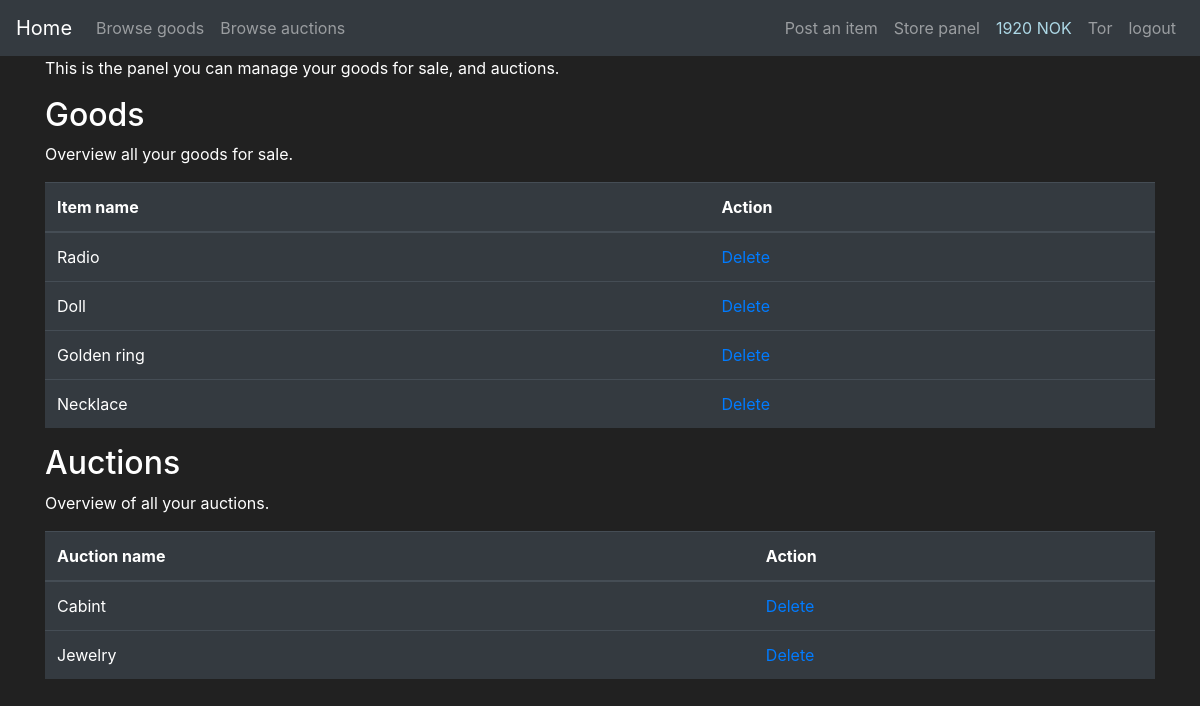
Before: /store_panel (signed in) with the older database file.
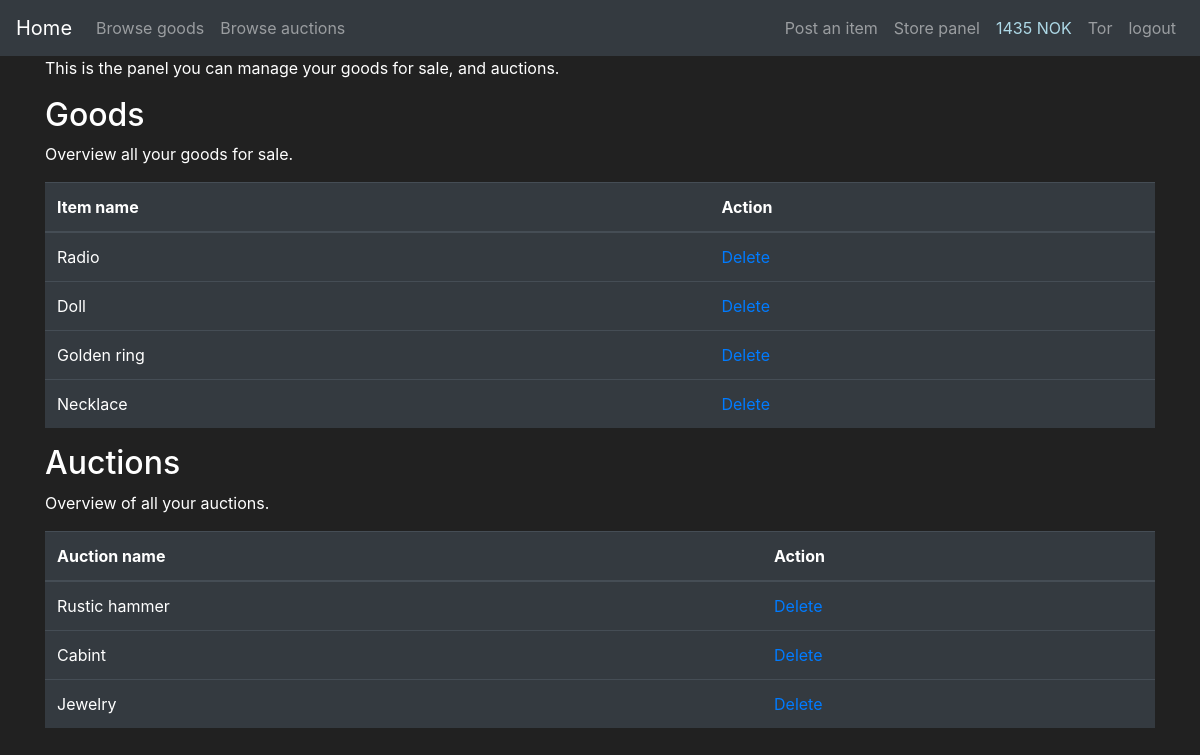
After: the same page with the newer database file.
### app_flask/models.py (models this page shows, shortened)
class User(db.Model, UserMixin):
    id = db.Column(db.Integer(), primary_key=True)
    username = db.Column(db.String(length=25), nullable=False, unique=True)
    email = db.Column(db.String(length=60), nullable=False, unique=True)
    password_hash = db.Column(db.String(length=60), nullable=False)
    profile_type = db.Column(db.Boolean(), nullable=False, default=False)
    cash = db.Column(db.Integer(), nullable=False, default=2000)
    date_created = db.Column(db.DateTime(), default=datetime.utcnow)
    goods = db.relationship('Goods', backref='goods_owned_by_user', lazy=True)
    store = db.relationship('Store', backref='store_owner', lazy=True)
    @property
    def password(self):
        return self.password

class Goods(db.Model):
    id = db.Column(db.Integer, primary_key=True)
    name = db.Column(db.String(30), nullable=False)
    description = db.Column(db.String(70), unique=False, nullable=False)
    price = db.Column(db.Integer, unique=False, nullable=False)
    product_number = db.Column(db.String(length=6), nullable=False, unique=True)
    goods_type = db.Column(db.Boolean(), nullable=False, default=False)
    date_created = db.Column(db.DateTime(), default=datetime.utcnow)
    user_owner = db.Column(db.Integer(), db.ForeignKey('user.id'))
    store_owner = db.Column(db.Integer(), db.ForeignKey('store.id'))

### app_flask/main/routes.py (the view)
@bp.route('/store_panel', methods=['GET', 'POST'])
def display_store_panel():
    buy_form = BuyGoodsForm()
    auction_form = AuctionGoodsForm()
    items = db.session.query(Goods, Store).filter(and_(Store.id == Goods.store_owner, Goods.goods_type == 0)).all()
    auction_items = db.session.query(Goods, Store).filter(
        and_(Store.id == Goods.store_owner, Goods.goods_type == 1)).all()
    return render_template('storePanel.html', items=items, auction_items=auction_items,
                           buy_form=buy_form, auction_form=auction_form)

### app_flask/models.py (called while the page is built)
@login_manager.user_loader
def load_user(user_id):
    return User.query.get(int(user_id))

### app_flask/templates/storePanel.html (shortened to what this page needs)
{% extends 'base.html' %}
{% block content %}
<div class="container">
    <p>This is the panel you can manage your goods for sale, and auctions.</p>
</div>
<div class="container">
    <h2>Goods</h2>
    <p>Overview all your goods for sale.</p>
    <table class="table table-hover table-dark">
        <thead>
            <tr>
                <th scope="col">Item name</th>
                <th scope="col">Action</th>
            </tr>
        </thead>
        <tbody>
            {% for item, store in items %}
            {% if store.user_owner==current_user.id %}
            <tr>
                <td class=".table-striped">{{item.name}}</td>
                <td class=".table-striped"><a href="{{ url_for('main.delete_goods', id=item.id)}}">Delete</a></td>
            </tr>
            {% endif %}
            {% endfor %}
        </tbody>
    </table>
</div>
<div class="container">
    <h2>Auctions</h2>
    <p>Overview of all your auctions.</p>
    <table class="table table-hover table-dark">
        <thead>
            <tr>
                <th scope="col">Auction name</th>
                <th scope="col">Action</th>
            </tr>
        </thead>
        <tbody>
        {% for item, store in auction_items %}
        {% if store.user_owner==current_user.id %}
            <tr>
                <td class=".table-striped">{{item.name}}</td>
                <td class=".table-striped"><a href="{{ url_for('main.delete_goods', id=item.id)}}">Delete</a></td>
            </tr>
        {% endif %}
        {% endfor %}
        </tbody>
    </table>
</div>
{% endblock %}

### app_flask/templates/base.html (shortened to what this page needs)
<!doctype html>
<html lang="en">
   <head>
      <link rel="stylesheet" href="https://cdn.jsdelivr.net/npm/bootstrap@4.5.3/dist/css/bootstrap.min.css">
   </head>
   <body>
    <nav class="navbar navbar-expand-md navbar-dark bg-dark">
        <a class="navbar-brand" href="{{ url_for('main.home_page') }}">Home <span class="sr-only">(current)</span></a>
        <div class="collapse navbar-collapse" id="navbarNav">
            <ul class="navbar-nav mr-auto">
                <li class="nav-item">
                    <a class="nav-link" href="{{ url_for('main.store_page') }}">Browse goods</a>
                </li>
                <li class="nav-item">
                    <a class="nav-link" href="{{ url_for('main.auction_page') }}">Browse auctions</a>
                </li>
            </ul>
            {% if current_user.username=="Admin" %}
            <ul class="navbar-nav">
                <li class="nav-item">
                    <a class="nav-link" href="{{ url_for('main.display_admin_panel') }}"> {{ current_user.username }}panel</a>
                </li>
                <li class="nav-item">
                    <a class="nav-link">{{ current_user.username }}</a>
                </li>
                <li class="nav-item">
                    <a class="nav-link" href="{{ url_for('auth.logout_page') }}">logout</a>
                </li>
            </ul>
            {% elif current_user.is_authenticated and current_user.profile_type==1 %}
            <ul class="navbar-nav">
                <li class="nav-item">
                    <a class="nav-link" href="{{ url_for('main.add_goods')}}">Post an item</a>
                </li>
                <li class="nav-item">
                    <a class="nav-link" href="{{ url_for('main.display_store_panel') }}">Store panel</a>
                </li>
                <li class="nav-item">
                    <a class="nav-link" href="#" style="color:lightblue">{{ current_user.cash }} NOK</a>
                </li>
                <li class="nav-item">
                    <a class="nav-link">{{ current_user.username }}</a>
                </li>
                <li class="nav-item">
                    <a class="nav-link" href="{{ url_for('auth.logout_page') }}">logout</a>
                </li>
            </ul>
            {% endif %}
        </div>
      </nav>
    {% block content %}
    {% endblock %}
   </body>
</html>

Changed rows visible on the page:
changed User "Tor": cash "1920" → "1435"
now on this page (row edited): Goods: name "Rustic hammer", shown under "Auctions"
